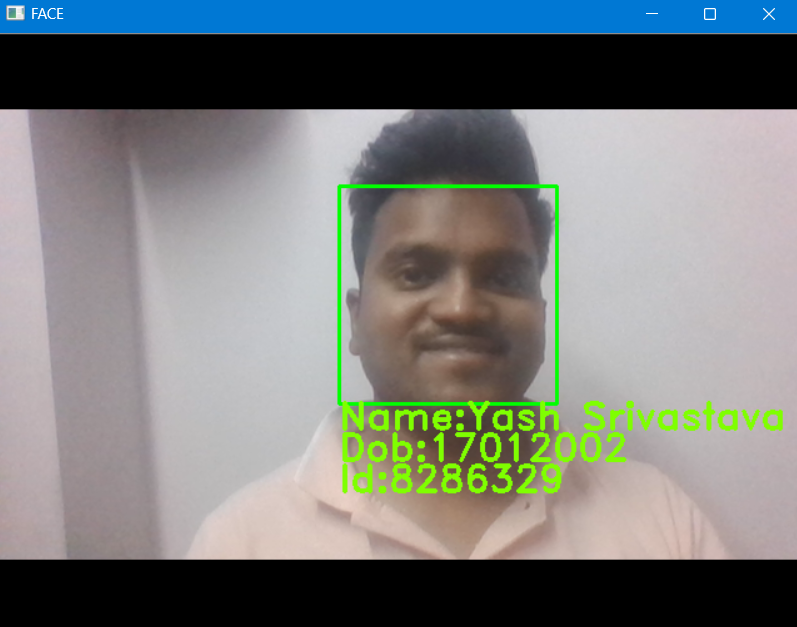
#> input picture img.png, 797 x 627 px
$ python -i Imgtostring.py   (imports and definitions only)
#> lines starting #> are read from the running program, lines starting #| are printed output that depends on the picture; after the words box and inside, x2 and y2 are one past the last pixel; in counts of white or black regions, pixels touching at a corner belong together
#> further down, picture is the input picture: shape (627, 797, 3); mean B, G, R 122.4, 124.7, 120.5
import cv2
import pytesseract
import numpy as np
import re
import time
import os
from datetime import datetime

# Function to preprocess the image
def preprocess_image(image):
    blurred = cv2.GaussianBlur(image, (0, 0), 3)
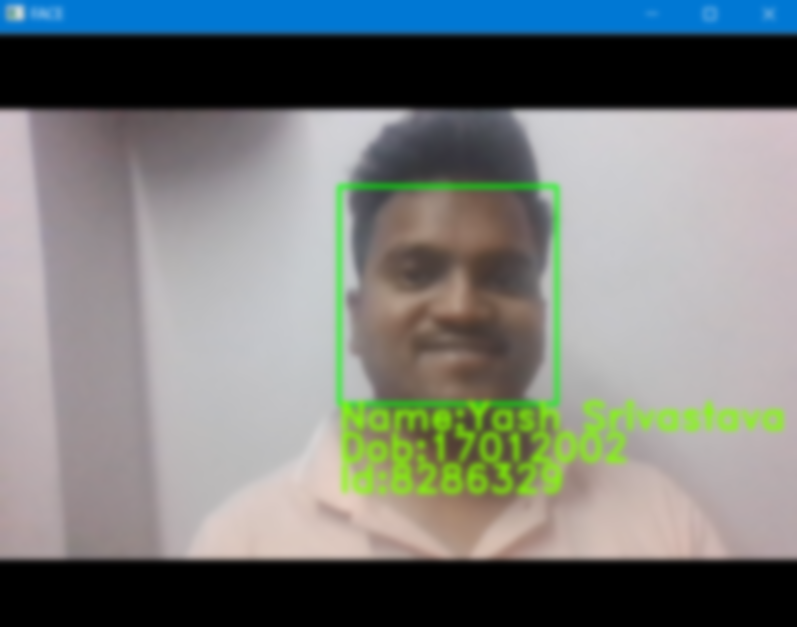
#> blurred: shape (627, 797, 3); mean B, G, R 122.4, 124.7, 120.5
    sharpened_image = cv2.addWeighted(image, 1.5, blurred, -0.5, 0)
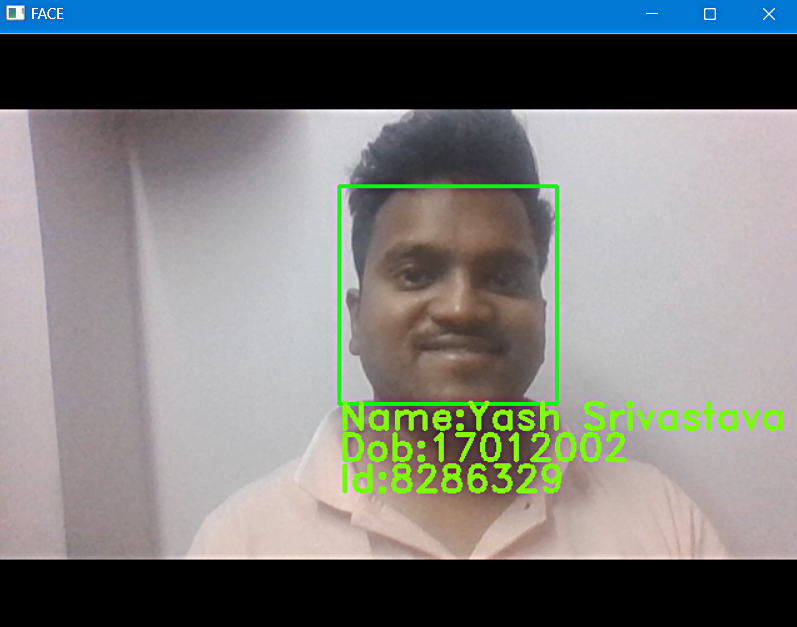
#> sharpened_image: shape (627, 797, 3); mean B, G, R 123.4, 124.4, 121
    gray = cv2.cvtColor(sharpened_image, cv2.COLOR_BGR2GRAY)
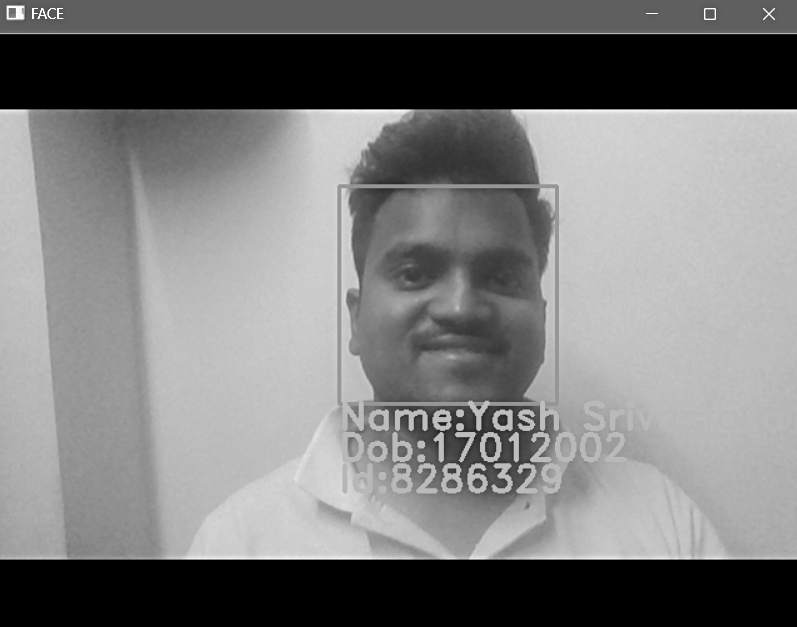
#> gray: shape (627, 797); min 0, max 255, mean 123.3
    thresh = cv2.adaptiveThreshold(gray, 255, cv2.ADAPTIVE_THRESH_GAUSSIAN_C, cv2.THRESH_BINARY, 11, 2)
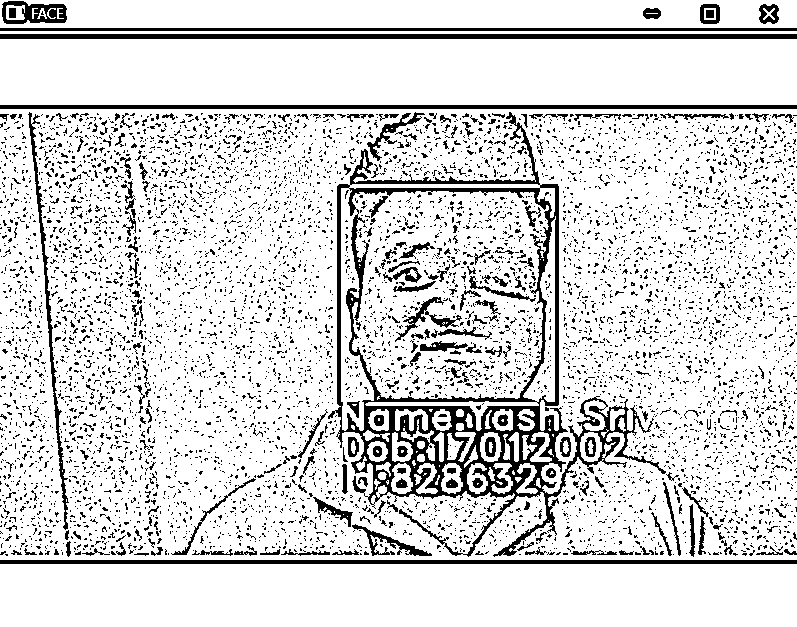
#> thresh: shape (627, 797); 84.9% white; 6864 black regions (6613 under 20 px), largest, box (x1, y1, x2, y2) and area: (328, 112, 666, 557) 18369, (0, 34, 797, 39) 3985, (0, 105, 797, 109) 3188
    kernel = np.ones((1, 1), np.uint8)
    processed_image = cv2.morphologyEx(thresh, cv2.MORPH_CLOSE, kernel)
    return processed_image

# Function to extract the Aadhar number using regex
# [182 lines left out: functions extract_aadhar_number, create_combined_image, resize_and_grayscale, capture_frame, capture_roi, main, not called in this run]

# [2 lines not run here, left out]

>>> import cv2
>>> picture = cv2.imread('img.png')
>>> result = preprocess_image(picture)
